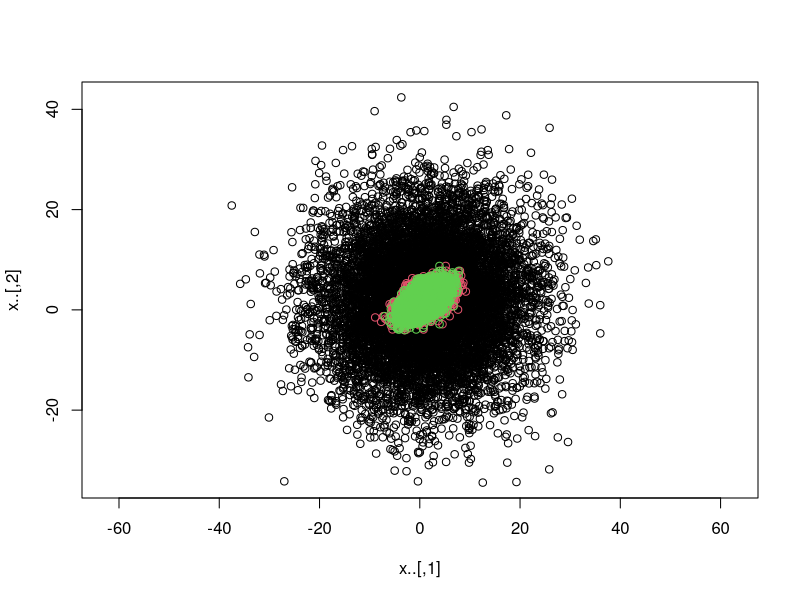

The R source for this figure:
library(mvtnorm)

sigma <- matrix(c(4,2,2,3), ncol=2)
n <- 10^4
x <- rmvnorm(n=n, mean=c(1,2), sigma=sigma)
colMeans(x)
var(x)
cor(x)
x. <- x
x.[,1] <- x.[,1] + rnorm(n,0.2)

var(x.)
cor(x.)

x.. <- x.
x.. <- x.. + rnorm(length(x..),0,10)

var(x..)
cor(x..)

plot(x..,asp=TRUE)
points(x.,col=2)
points(x,col=3)

